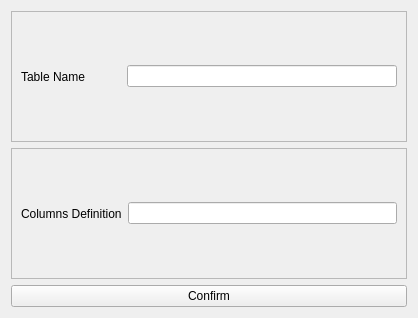
<?xml version="1.0" encoding="UTF-8"?>
<ui version="4.0">
 <class>CreateTableWindow</class>
 <widget class="QWidget" name="CreateTableWindow">
  <property name="geometry">
   <rect>
    <x>0</x>
    <y>0</y>
    <width>418</width>
    <height>318</height>
   </rect>
  </property>
  <property name="minimumSize">
   <size>
    <width>418</width>
    <height>318</height>
   </size>
  </property>
  <property name="maximumSize">
   <size>
    <width>418</width>
    <height>318</height>
   </size>
  </property>
  <property name="windowTitle">
   <string>Form</string>
  </property>
  <layout class="QVBoxLayout" name="verticalLayout">
   <item>
    <widget class="QFrame" name="frame">
     <property name="frameShape">
      <enum>QFrame::StyledPanel</enum>
     </property>
     <property name="frameShadow">
      <enum>QFrame::Raised</enum>
     </property>
     <layout class="QHBoxLayout" name="horizontalLayout">
      <item>
       <widget class="QLabel" name="label">
        <property name="minimumSize">
         <size>
          <width>100</width>
          <height>0</height>
         </size>
        </property>
        <property name="text">
         <string>Table Name</string>
        </property>
       </widget>
      </item>
      <item>
       <widget class="QLineEdit" name="tableNameLineEdit"/>
      </item>
     </layout>
    </widget>
   </item>
   <item>
    <widget class="QFrame" name="frame_2">
     <property name="frameShape">
      <enum>QFrame::StyledPanel</enum>
     </property>
     <property name="frameShadow">
      <enum>QFrame::Raised</enum>
     </property>
     <layout class="QHBoxLayout" name="horizontalLayout_2">
      <item>
       <widget class="QLabel" name="label_2">
        <property name="minimumSize">
         <size>
          <width>100</width>
          <height>0</height>
         </size>
        </property>
        <property name="text">
         <string>Columns Definition</string>
        </property>
       </widget>
      </item>
      <item>
       <widget class="QLineEdit" name="columnsDefinitionLineEdit"/>
      </item>
     </layout>
    </widget>
   </item>
   <item>
    <widget class="QPushButton" name="confirmButton">
     <property name="text">
      <string>Confirm</string>
     </property>
    </widget>
   </item>
  </layout>
 </widget>
 <resources/>
 <connections/>
</ui>
